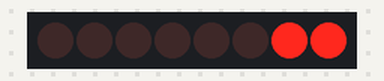
The sketch below on a simulated Arduino Uno, built with avr-gcc and run on an emulated ATmega328P. Shown: 8 shift-register outputs drawn as a row of LEDs (first output left, lit = HIGH). Wiring (inferred from the names in the program): shift register (74HC595): data pin 4; shift clock pin 6; latch pin 5. Wiring (inferred from the signals the program sends): row of LEDs: on Q0, Q1, Q2, Q3, Q4, Q5, Q6, Q7.

Above: at 0.02 s.
At 0.92 s:
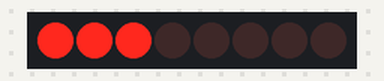
At 1.22 s:
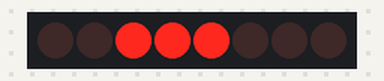
At 1.67 s:
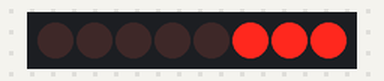
At 3.08 s:
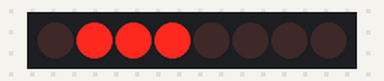
At 3.98 s:
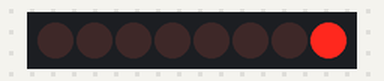
Timing chart, 0 to 4.6 s (numbered marks = the images above):
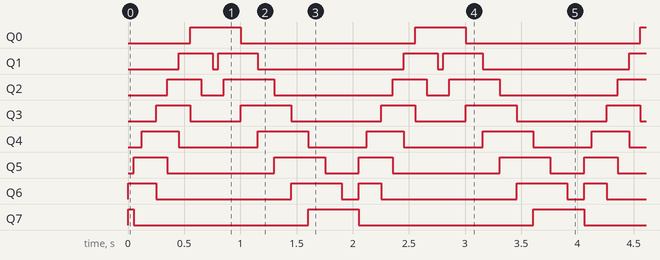

The sketch:

sn74hc595_8leds.ino
```cpp
/*
Adafruit Arduino - Lesson 4. 8 LEDs and a Shift Register
*/

int latchPin = 5;
int clockPin = 6;
int dataPin = 4;

byte leds = 0;

int delayTime = 100;

void setup()
{
  pinMode(latchPin, OUTPUT);
  pinMode(dataPin, OUTPUT);
  pinMode(clockPin, OUTPUT);
}

void loop()
{
  for (int j = 0; j < 2; j++)
  {
   // leds = 0;
   // updateShiftRegister();
   // delay(delayTime);

    for (int i = 0; i < 8; i++)
    {
      bitSet(leds, i);
      bitSet(leds, i+1);
      updateShiftRegister();
      delay(20);

      bitSet(leds, i+2);
      updateShiftRegister();
      delay(30);

      bitClear(leds, i-1);
      updateShiftRegister();
      delay(50);
    }

    for (int i = 7; i >= 0; i--)
    {
      bitSet(leds, i);
      bitSet(leds, i-1);
      updateShiftRegister();
      delay(50);

      bitSet(leds, i-2);
      bitClear(leds, i+1);
      updateShiftRegister();
      delay(delayTime);
    }

    //delayTime = 500 + j*1500;

  }

}

void updateShiftRegister()
{
   digitalWrite(latchPin, LOW);
   shiftOut(dataPin, clockPin, LSBFIRST, leds);
   digitalWrite(latchPin, HIGH);
}
```

Measured:
- by itself, Q0: alternates HIGH for 0.45 s and LOW for 1.6 s
- by itself, Q1: repeats every 2.0 s: LOW 0.05 s, HIGH 0.35 s, LOW 1.3 s, HIGH 0.30 s
- by itself, Q2: repeats every 2.0 s: LOW 0.20 s, HIGH 0.45 s, LOW 1.1 s, HIGH 0.30 s
- by itself, Q3: repeats every 2.0 s: LOW 0.45 s, HIGH 0.45 s, LOW 0.80 s, HIGH 0.30 s
- by itself, Q4: repeats every 2.0 s: LOW 0.70 s, HIGH 0.45 s, LOW 0.52 s, HIGH 0.33 s
- by itself, Q5: repeats every 2.0 s: LOW 0.95 s, HIGH 0.45 s, LOW 0.30 s, HIGH 0.30 s
- by itself, Q6: repeats every 2.0 s: LOW 1.2 s, HIGH 0.45 s, LOW 0.15 s, HIGH 0.20 s
- by itself, Q7: repeats every 2.0 s: LOW 1.6 s, HIGH 0.45 s
